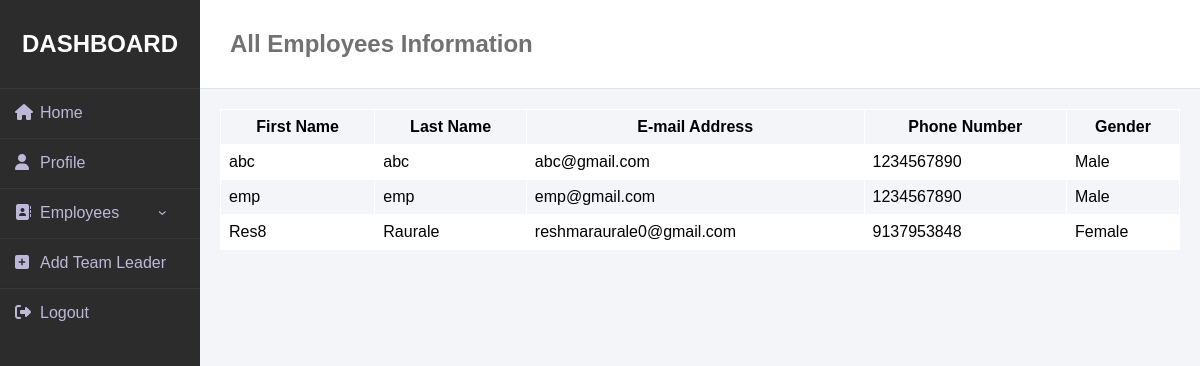
/Form/admin/employees.php, run on the app's committed database.
### tables this page shows
CREATE TABLE IF NOT EXISTS `user` (
  `Sr_no` int(11) NOT NULL AUTO_INCREMENT,
  `emp_id` int(11) NOT NULL,
  `first_name` varchar(20) NOT NULL,
  `last_name` varchar(20) NOT NULL,
  `phone_no` bigint(10) NOT NULL,
  `email` varchar(30) NOT NULL,
  `password` varchar(20) NOT NULL,
  `gender` varchar(10) NOT NULL,
  PRIMARY KEY (`Sr_no`),
  UNIQUE KEY `emp_id` (`emp_id`)
);

### Form/admin/employees.php (the view, shortened to what this page needs)
<html>
<head>
	<link rel="stylesheet" href="css/employeescss.css">
</head>
<boby>
	<div class="wrapper">
	<div class="sidebar">
        <h2>Dashboard</h2>
        <nav class="main-nav">
	        <ul class="main-nav-ul">
                <li><a href="adminhome.php"><i class="fas fa-home"></i>Home</a></li>
                <li><a href="adminprofile.php"><i class="fas fa-user"></i>Profile</a></li>
                <li><a href="#"><i class="fas fa-address-book"></i>Employees<span class="sub-arrow"></span></a>
                </li>
                <li><a href="addadmin.php"><i class="fas fa-plus-square"></i>Add Team Leader</a></li>
                <li><a href="../login.php"><i class="fas fa-sign-out-alt"></i>Logout</a></li>
            </ul>
            </nav>
    </div>
	</div>
  <?php
	$dbservername = "localhost";
	$dbusername = "root";
	$dbpassword = "";
	$dbname = "form";
	$conn = mysqli_connect($dbservername, $dbusername, $dbpassword, $dbname);
	$sql = "SELECT * FROM user;";
	$result = mysqli_query($conn, $sql);
	$rw = mysqli_num_rows($result);
	if ($rw > 0)
	{ ?>
		<div class="abc">
			<h2>
				All Employees Information<br>
		  </h2>
		  <p>
		<table>
	<tr>
    	<th>First Name</th>
    	<th>Last Name</th>
    	<th>E-mail Address</th>
    	<th>Phone Number</th>
    	<th>Gender</th>
    </tr>
		<?php
		while ($row = mysqli_fetch_assoc($result))
		{
			$First_Name = $row['first_name'];
			$Last_Name = $row['last_name'];
			$email= $row['email'];
			$phone_no = $row['phone_no'];
			$gender = $row['gender'];
			?>
			<tr>
			<td><?php echo $First_Name;?></td>
    		<td><?php echo $Last_Name;?></td>
    		<td><?php echo $email;?></td>
    		<td><?php echo $phone_no;?></td>
    		<td><?php echo $gender;?></td>
    		</tr>
    	<?php
		}
		?>
		</table></p>
	<?php
	}
	?>
</div>
</body>
</html>

### Form/admin/css/employeescss.css (style rules this page uses)
* { margin: 0; padding: 0; box-sizing: border-box; list-style: none; text-decoration: none; font-family: sans-serif; }
.wrapper { display: flex; position: relative; }
.wrapper .sidebar { width: 200px; height: 100%; background: #2C2C2C; padding: 30px 0px; position: fixed; }
.wrapper .sidebar h2 { color: #fff; text-transform: uppercase; text-align: center; margin-bottom: 30px; }
.wrapper .sidebar ul li a { color: #bdb8d7; display: block; }
.wrapper .sidebar ul li a .fas { width: 25px; }
a { text-decoration: none; }
li { list-style: none; }
.main-nav a { padding: 15px; border-bottom: 1px solid #bdb8d7; border-bottom: 1px solid rgba(0,0,0,0.05); border-top: 1px solid rgba(255,255,255,0.05); }
.abc { margin-left: 200px; }
.abc h2 { padding: 30px; font-family: sans-serif; color: #717171; background: #fff; border-bottom: 1px solid #e0e4e8; }
.abc p { padding: 20px; }
table { font-family: sans-serif; border-collapse: collapse; width: 100%; border-color: #fff; }
th { border: 1px solid #fff; text-align: center; padding: 8px; }
td { border: 1px solid #fff; text-align: left; padding: 8px; }
tr:nth-child(even) { background-color: #fff; }

### data on the page
user: first_name "abc", last_name "abc", email "abc@gmail.com", phone_no "1234567890", gender "Male"
user: first_name "emp", last_name "emp", email "emp@gmail.com", phone_no "1234567890", gender "Male"
user: first_name "Res8", last_name "Raurale", email "reshmaraurale0@gmail.com", phone_no "9137953848", gender "Female"
